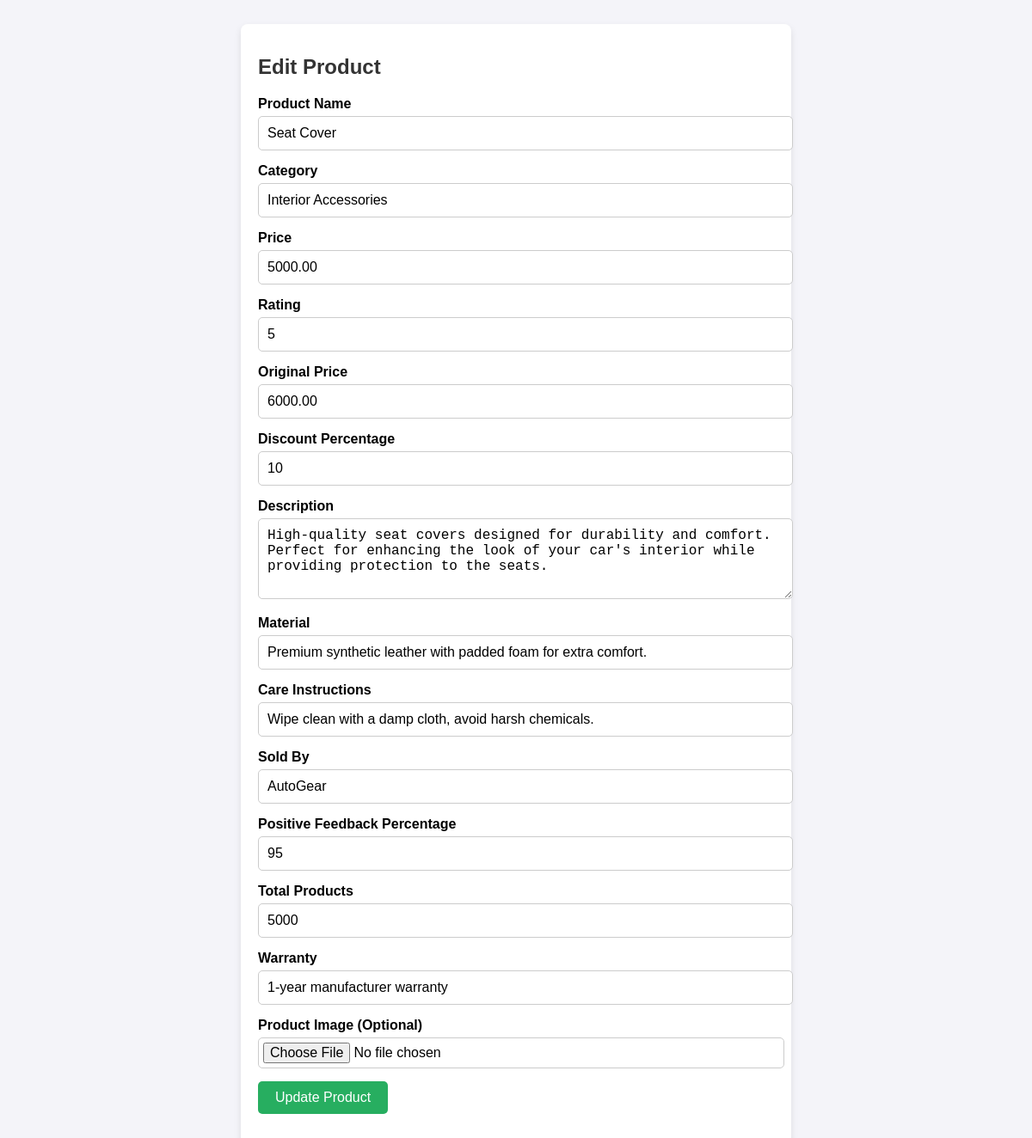
The page /Admin/edit_product.php?id=7 on the database its author committed.
### tables this page shows
CREATE TABLE IF NOT EXISTS `products` (
  `id` int NOT NULL AUTO_INCREMENT,
  `name` varchar(255) DEFAULT NULL,
  `category` varchar(255) DEFAULT NULL,
  `price` decimal(10,2) DEFAULT NULL,
  `rating` int DEFAULT NULL,
  `image` longblob,
  `original_price` decimal(10,2) DEFAULT NULL,
  `discount_percentage` int DEFAULT NULL,
  `description` text,
  `material` varchar(255) DEFAULT NULL,
  `care` varchar(255) DEFAULT NULL,
  `sold_by` varchar(255) DEFAULT NULL,
  `positive_feedback_percentage` int DEFAULT NULL,
  `total_products` int DEFAULT NULL,
  `warranty` varchar(255) DEFAULT NULL,
  PRIMARY KEY (`id`)
);

### Admin/edit_product.php (the view, shortened to what this page needs)
<?php
$servername = "localhost";
$username = "root";
$password = "";
$dbname = "car_accessories";
$conn = new mysqli($servername, $username, $password, $dbname);
if (isset($_GET['id'])) {
    $product_id = $_GET['id'];
    $sql = "SELECT * FROM products WHERE id = $product_id";
    $result = $conn->query($sql);
    if ($result->num_rows > 0) {
        $product = $result->fetch_assoc();
    } else {
        echo "No product found!";
        exit;
    }
} else {
    echo "Invalid product ID!";
    exit;
}
?>
<!DOCTYPE html>
<html lang="en">
<head>
</head>
<body>
<div class="form-container">
    <h1>Edit Product</h1>
    <form method="POST" enctype="multipart/form-data">
        <div class="form-group">
            <label for="name">Product Name</label>
            <input type="text" name="name" id="name" value="<?php echo $product['name']; ?>" required>
        </div>
        <div class="form-group">
            <label for="category">Category</label>
            <input type="text" name="category" id="category" value="<?php echo $product['category']; ?>" required>
        </div>
        <div class="form-group">
            <label for="price">Price</label>
            <input type="text" name="price" id="price" value="<?php echo $product['price']; ?>" required>
        </div>
        <div class="form-group">
            <label for="rating">Rating</label>
            <input type="text" name="rating" id="rating" value="<?php echo $product['rating']; ?>" required>
        </div>
        <div class="form-group">
            <label for="original_price">Original Price</label>
            <input type="text" name="original_price" id="original_price" value="<?php echo $product['original_price']; ?>" required>
        </div>
        <div class="form-group">
            <label for="discount_percentage">Discount Percentage</label>
            <input type="text" name="discount_percentage" id="discount_percentage" value="<?php echo $product['discount_percentage']; ?>" required>
        </div>
        <div class="form-group">
            <label for="description">Description</label>
            <textarea name="description" id="description" rows="4" required><?php echo $product['description']; ?></textarea>
        </div>
        <div class="form-group">
            <label for="material">Material</label>
            <input type="text" name="material" id="material" value="<?php echo $product['material']; ?>" required>
        </div>
        <div class="form-group">
            <label for="care">Care Instructions</label>
            <input type="text" name="care" id="care" value="<?php echo $product['care']; ?>" required>
        </div>
        <div class="form-group">
            <label for="sold_by">Sold By</label>
            <input type="text" name="sold_by" id="sold_by" value="<?php echo $product['sold_by']; ?>" required>
        </div>
        <div class="form-group">
            <label for="positive_feedback_percentage">Positive Feedback Percentage</label>
            <input type="text" name="positive_feedback_percentage" id="positive_feedback_percentage" value="<?php echo $product['positive_feedback_percentage']; ?>" required>
        </div>
        <div class="form-group">
            <label for="total_products">Total Products</label>
            <input type="text" name="total_products" id="total_products" value="<?php echo $product['total_products']; ?>" required>
        </div>
        <div class="form-group">
            <label for="warranty">Warranty</label>
            <input type="text" name="warranty" id="warranty" value="<?php echo $product['warranty']; ?>" required>
        </div>
        <div class="form-group">
            <label for="image">Product Image (Optional)</label>
            <input type="file" name="image" id="image">
        </div>
        <div class="form-group">
            <button type="submit">Update Product</button>
        </div>
    </form>
</div>
</body>
</html>

### Admin/edit_product.php (style rules this page uses)
body { font-family: Arial, sans-serif; background-color: #f4f4f9; padding: 20px; }
.form-container { background-color: #fff; padding: 20px; max-width: 600px; margin: 0 auto; box-shadow: 0 4px 8px rgba(0, 0, 0, 0.1); border-radius: 8px; }
.form-container h1 { margin-bottom: 20px; font-size: 24px; color: #333; }
.form-group { margin-bottom: 15px; }
.form-group label { display: block; font-weight: bold; margin-bottom: 5px; }
.form-group input, .form-group textarea { width: 100%; padding: 10px; border: 1px solid #ccc; border-radius: 5px; font-size: 16px; }
.form-group input[type="file"] { padding: 5px; }
.form-group textarea { resize: vertical; }
.form-group button { padding: 10px 20px; background-color: #27ae60; color: #fff; border: none; border-radius: 5px; cursor: pointer; font-size: 16px; }

### rows shown on the page
products: name "Seat Cover", category "Interior Accessories", price "5000.00", rating "5", original_price "6000.00", discount_percentage "10", description "High-quality seat covers designed for durability and comfort. Perfect for enhancing the look of your car's interior while providing protection to the seats.", material "Premium synthetic leather with padded foam for extra comfort.", care "Wipe clean with a damp cloth, avoid harsh chemicals.", sold_by "AutoGear", positive_feedback_percentage "95", total_products "5000", warranty "1-year manufacturer warranty"
